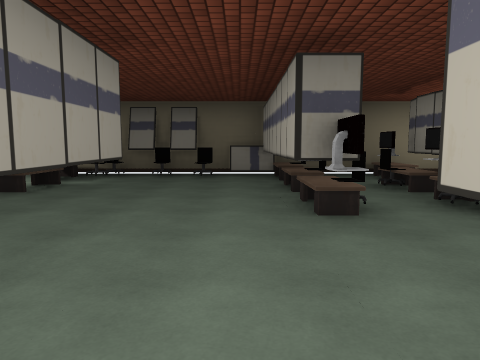
View 1 (above)

23 first-person views from a walk through a Unity game level. The camera is 1.5 m above the floor, tilts 6° down and sees 70° across. The floor is counted in squares, 2 m on a side. Each view is taken from the middle of a square. On the plan, view 1 faces up. The plan holds only what a view shows up to about 11 squares ahead; the rest is blank. The player character is not drawn. Some animated figures are left out. Some surface patterns are stand-ins.

View 2
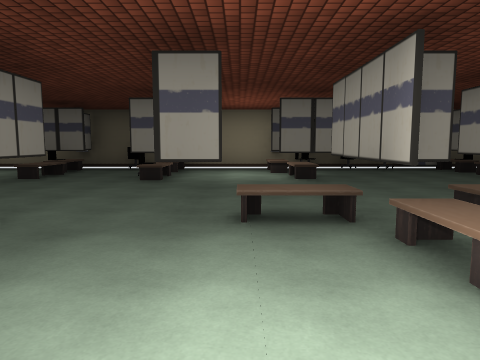

View 3
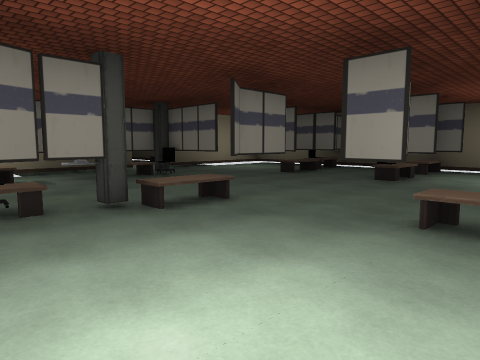

View 4
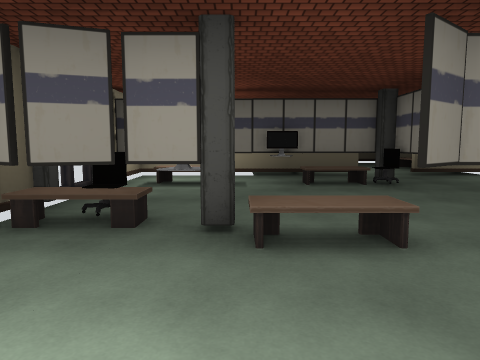

View 5
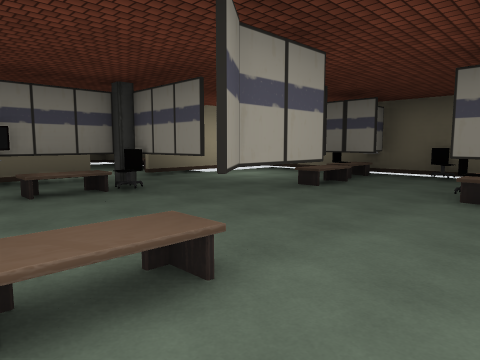

View 6
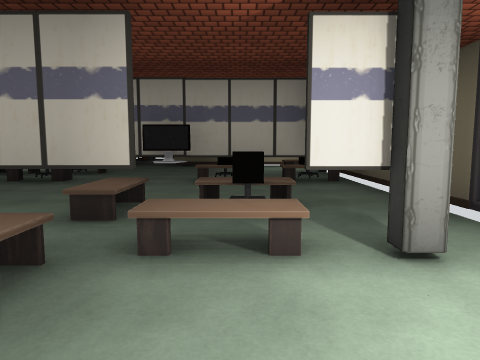

View 7
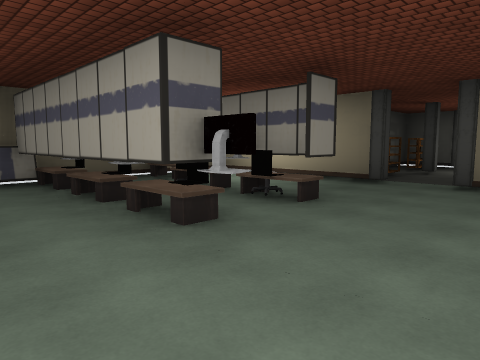

View 8
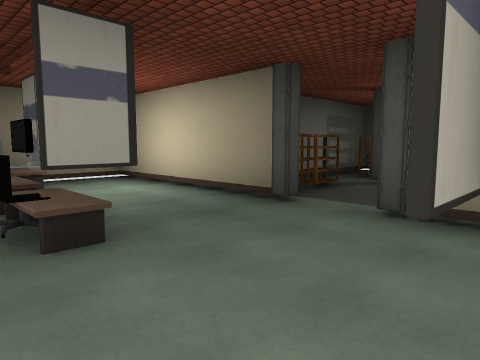

View 9
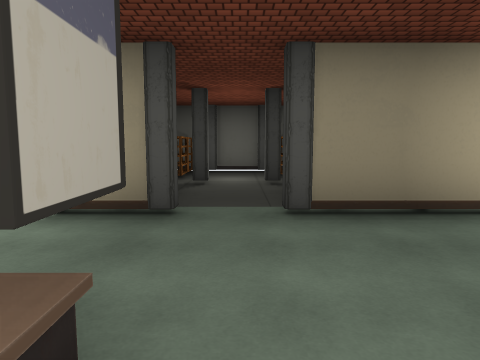

View 10
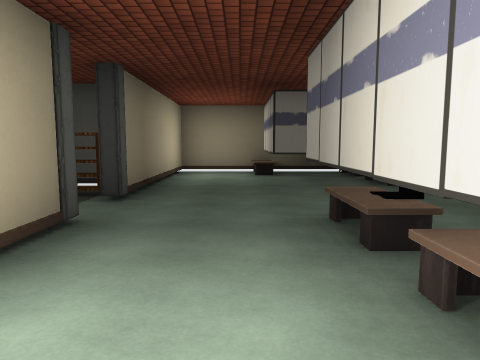

View 11
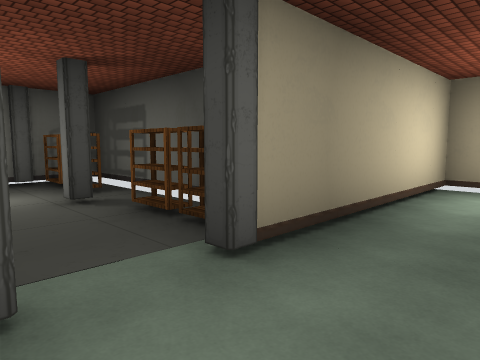

View 12
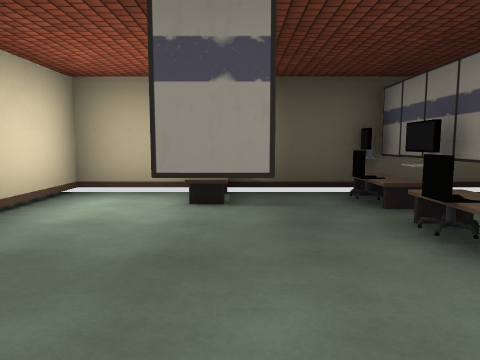

View 13
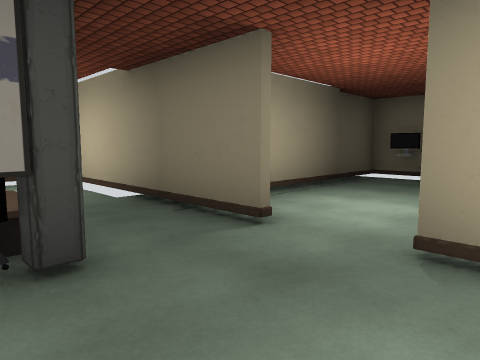

View 14
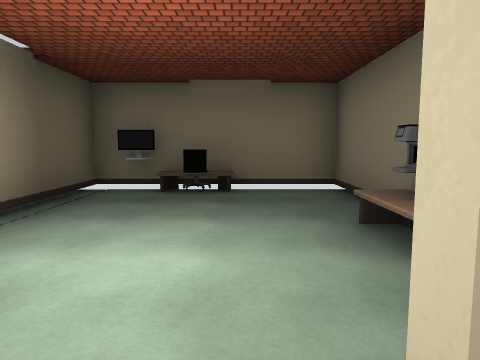

View 15
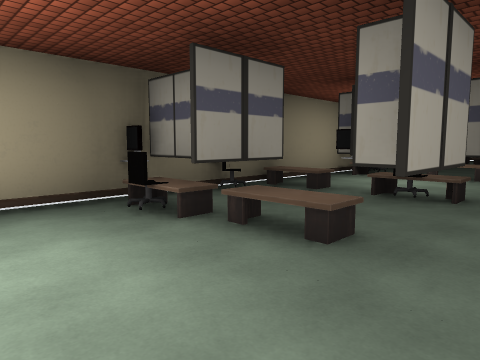

View 16
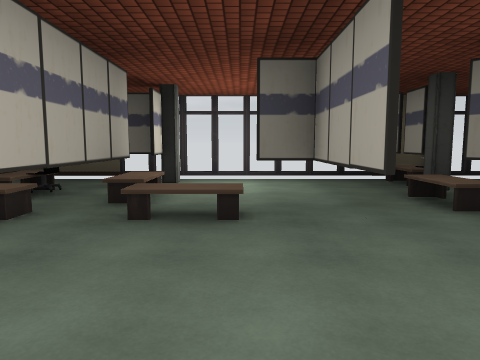

View 17
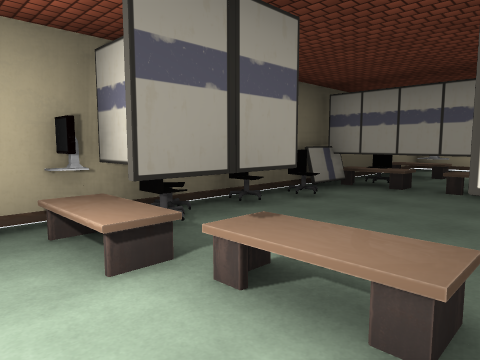

View 18
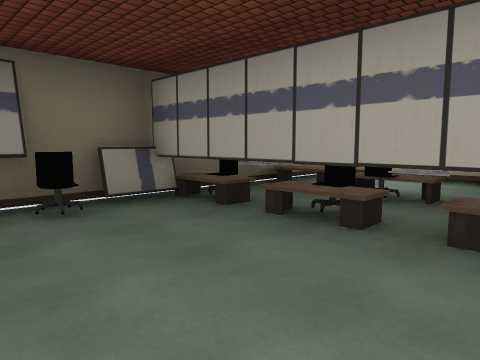

View 19
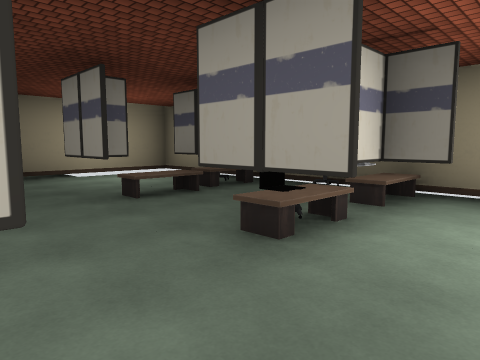

View 20
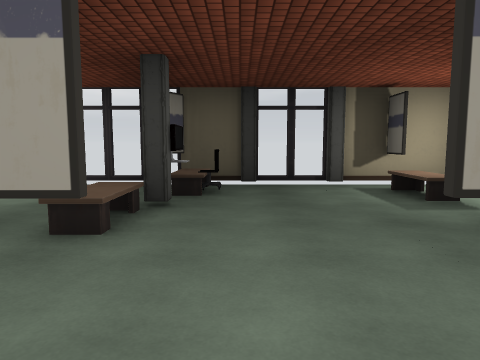

View 21
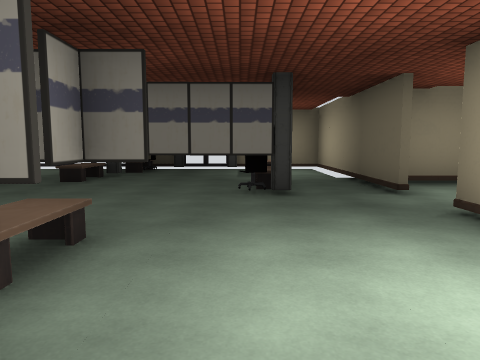

View 22
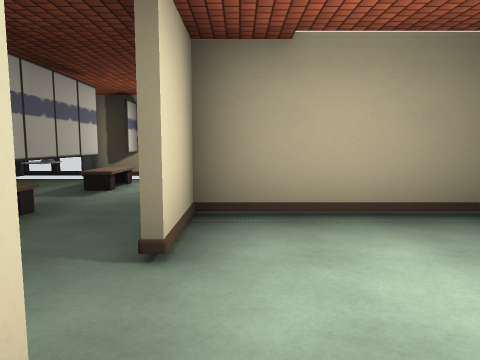

View 23
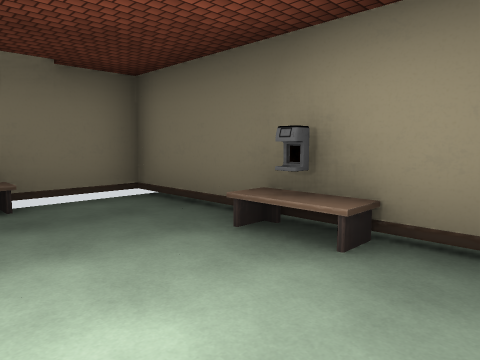

### Floor plan
Points are (right, up) in squares from view 1. A wall is a line through its corners. A room is listed if a view was taken in it or the views show most of it. See-through windows are left out.
Room 1 (views 1, 2, 3, 4, 5, 6, 7, 8, 9, 10, 11, 12, 13, 14, 15, 16, 17, 18, 19, 20, 21)
walls: (-3.6, 2.4) (-3.6, 3.2); (-1.3, 3.2) (-1.3, 3.9) (-1.3, 2.1); (-3.5, 4.7) (-4.2, 4.7); (-5.8, 3.2) (-5.8, 1.5) (-5.4, 1.5); (-5.4, 1.2) (-5.9, 1.2); (-5.8, 4.7) (-6.5, 4.7); (-3.5, -1) (-3, -1); (-5.8, 6.5) (-6.5, 6.5); (-2.5, -2.4) (2.4, -2.4); (-8.8, 4.7) (-9.5, 4.7) (-9.5, 5.4); (2.8, 1.3) (3.4, 1.3); (-10.6, 2.9) (-9.6, 2.9) (-10.5, 2.9); (5.6, 4.4) (5.6, 8.4) (-13.4, 8.4) (-13.4, 4.3); (-11.7, 2.5) (-11.7, -0.1); (-11.7, -1.8) (-11.7, -2.5); (-13.4, 3) (-13.4, -2.4) (-7.1, -2.4); (7.7, 1) (8.5, 1); (8.6, 1) (11.1, 1); (11.3, 2.7) (11.3, 5.3) (8.1, 5.3)
ways out: opening at (-13, 4) to room 2
objects: desk (-12, -1); pillar (-12, 3); pillar (-11, -2); other object (-11, 2); chair (-11, 3); desk (-10, 5) to (-9, 6); chair (-10, 7); other object (-10, 8); pillar (-9, -2); chair (-9, -1); other object (-8, -2); other object (-8, -1); pillar (-8, 0); desk (-8, 1); other object (-8, 2); other object (-8, 8); other object (-7, 5); chair (-7, 6); desk (-7, 7) to (-7, 8); desk (-5, 1) to (-4, 2); pillar (-4, -1); desk (-4, 0) to (-3, 0); desk (-4, 5) to (-3, 6); other object (-4, 7) to (-4, 8); desk (-3, 1) to (-2, 2); chair (-3, 8); chair (-2, 0); chair (-2, 8); chair (-1, 8); other object (0, 8); other object (1, -2); chair (1, -1); other object (1, 0); other object (1, 3); other object (1, 4); other object (1, 5); chair (1, 6); other object (1, 7); other object (1, 8); chair (2, 0); chair (3, 4); other object (3, 5); other object (3, 6); desk (3, 7) to (3, 8); pillar (6, 2); pillar (6, 4); shelf (7, 2); shelf (7, 4); pillar (9, 2); pillar (9, 4); shelf (10, 2); shelf (10, 4); pillar (11, 2); pillar (11, 4)
Room 2 (views 22, 23)
walls: (-18.9, 2.6) (-18.9, 1.5) (-13.5, 1.5) (-13.5, 3); (-14.4, 5.6) (-18.9, 5.6) (-18.9, 3.5)
ways out: opening at (-13, 4) to room 1
objects: other object (-19, 3); chair (-18, 3); desk (-16, 5)

Where each view was taken, in squares from view 1:
view 1: 0 up, 0 right, facing up
view 2: 2 down, 5 left, facing up
view 3: 2 down, 4 left, facing up-left
view 4: 0 up, 5 left, facing left
view 5: 0 up, 6 left, facing up-left
view 6: 0 up, 6 left, facing right
view 7: 1 up, 1 left, facing up-right
view 8: 1 up, 2 right, facing up-right
view 9: 3 up, 2 right, facing right
view 10: 7 up, 4 right, facing down
view 11: 4 up, 4 right, facing down-right
view 12: 3 up, 3 right, facing down
view 13: 5 up, 11 left, facing down-left
view 14: 4 up, 13 left, facing left
view 15: 4 up, 12 left, facing up-right
view 16: 5 up, 5 left, facing down
view 17: 5 up, 5 left, facing up-right
view 18: 4 up, 2 left, facing up-right
view 19: 3 up, 5 left, facing up-left
view 20: 4 up, 9 left, facing down
view 21: 8 up, 11 left, facing down
view 22: 5 up, 14 left, facing down
view 23: 3 up, 14 left, facing up-left
